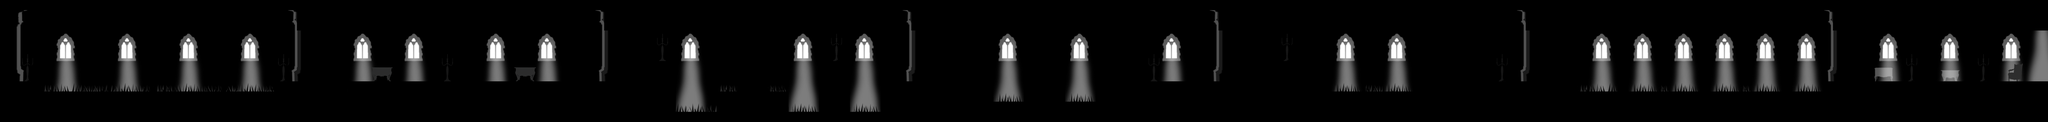

Rendered tile map (Tiled .tmx) drawn with the repository's tilesets; below, a short description and the map source with its tile grids summarised:
An orthogonal 200x12 tile map with 64x64 px tiles, 9 tile layers (Plan3, Brume, Plan2, Base, ...), 3 tilesets and 186 objects (3x 20, 3x 21, 3x 22, 3x 23, 3x 24, ...).

<map version="1.5" tiledversion="1.7.2" orientation="orthogonal" renderorder="right-down" width="200" height="12" tilewidth="64" tileheight="64" infinite="0" nextlayerid="35" nextobjectid="187">
 <editorsettings>
  <export target="Boss.json" format="json" />
 </editorsettings>
 <tileset firstgid="1" name="Tileset1" tilewidth="64" tileheight="64" tilecount="480" columns="30">
  <image source="../tilesets/Tileset1.png" width="1920" height="1080" />
 </tileset>
 <tileset firstgid="481" name="TilesetAP" tilewidth="64" tileheight="64" tilecount="480" columns="30">
  <image source="../tilesets/TilesetAP.png" width="1920" height="1080" />
 </tileset>
 <tileset firstgid="961" name="objects" tilewidth="140" tileheight="768" tilecount="12" columns="0">
  <grid orientation="orthogonal" width="1" height="1" />
  <tile id="0">
   <image width="43" height="36" source="../images/Death.png" />
  </tile>
  <tile id="1">
   <image width="64" height="17" source="../images/Plateforme.png" />
  </tile>
  <tile id="2">
   <image width="59" height="109" source="../images/Lampe.png" />
  </tile>
  <tile id="3">
   <image width="59" height="109" source="../images/LampeOn.png" />
  </tile>
  <tile id="4">
   <image width="131" height="132" source="../images/LampFx.png" />
  </tile>
  <tile id="5">
   <image width="45" height="372" source="../images/Gate.png" />
  </tile>
  <tile id="6">
   <image width="124" height="370" source="../images/GateO.png" />
  </tile>
  <tile id="7">
   <image width="23" height="317" source="../images/Next.png" />
  </tile>
  <tile id="8">
   <image width="23" height="309" source="../images/Prev.png" />
  </tile>
  <tile id="11">
   <image width="140" height="140" source="../images/TN.png" />
  </tile>
  <tile id="12">
   <image width="70" height="70" source="../images/BG.png" />
  </tile>
  <tile id="13">
   <image width="64" height="768" source="../images/Save.png" />
  </tile>
 </tileset>
 <layer id="1" name="Plan3" width="200" height="12" offsetx="-38" offsety="6">
  <data>[2400 cells, 414 non-empty, 54 distinct tile ids]</data>
 </layer>
 <layer id="2" name="Brume" width="200" height="12">
  <data>[2400 cells, 803 non-empty, 35 distinct tile ids]</data>
 </layer>
 <layer id="3" name="Plan2" width="200" height="12" offsetx="-20" offsety="0">
  <data>[2400 cells, 289 non-empty, 52 distinct tile ids]</data>
 </layer>
 <layer id="4" name="Base" width="200" height="12">
  <data>[2400 cells, 1030 non-empty, 1 distinct tile ids]</data>
 </layer>
 <objectgroup id="23" name="NextCam1">
  <object id="175" gid="968" x="1955.67" y="510.515" width="23" height="317" />
 </objectgroup>
 <objectgroup id="24" name="NextCam2">
  <object id="176" gid="968" x="3879.91" y="510.515" width="23" height="317" />
 </objectgroup>
 <objectgroup id="25" name="NextCam3">
  <object id="177" gid="968" x="5801.12" y="516.576" width="23" height="317" />
 </objectgroup>
 <objectgroup id="26" name="NextCam4">
  <object id="178" gid="968" x="7722.33" y="516.576" width="23" height="317" />
 </objectgroup>
 <objectgroup id="27" name="NextCam5">
  <object id="179" gid="968" x="9640.52" y="507.485" width="23" height="317" />
 </objectgroup>
 <objectgroup id="28" name="NextCam6">
  <object id="180" gid="968" x="11561.7" y="510.515" width="23" height="317" />
 </objectgroup>
 <objectgroup id="29" name="PrevCam1">
  <object id="181" gid="969" x="1858.7" y="500.455" width="23" height="309" />
 </objectgroup>
 <objectgroup id="30" name="PrevCam2">
  <object id="182" gid="969" x="3779.91" y="506.515" width="23" height="309" />
 </objectgroup>
 <objectgroup id="31" name="PrevCam3">
  <object id="183" gid="969" x="5698.09" y="506.515" width="23" height="309" />
 </objectgroup>
 <objectgroup id="32" name="PrevCam4">
  <object id="184" gid="969" x="7622.33" y="509.545" width="23" height="309" />
 </objectgroup>
 <objectgroup id="33" name="PrevCam5">
  <object id="185" gid="969" x="9540.52" y="509.545" width="23" height="309" />
 </objectgroup>
 <objectgroup id="34" name="PrevCam6">
  <object id="186" gid="969" x="11458.7" y="509.545" width="23" height="309" />
 </objectgroup>
 <objectgroup id="9" name="Plateformes">
  <object id="73" gid="962" x="320" y="465" width="64" height="17" />
  <object id="74" gid="962" x="544" y="403" width="64" height="17" />
  <object id="75" gid="962" x="824" y="393" width="64" height="17" />
  <object id="76" gid="962" x="1044" y="513" width="64" height="17" />
  <object id="77" gid="962" x="1288" y="449" width="64" height="17" />
  <object id="78" gid="962" x="1468" y="401" width="64" height="17" />
  <object id="79" gid="962" x="1664" y="517" width="64" height="17" />
  <object id="80" gid="962" x="1382" y="241" width="64" height="17" />
  <object id="81" gid="962" x="2470" y="383" width="64" height="17" />
  <object id="82" gid="962" x="2756" y="271" width="64" height="17" />
  <object id="83" gid="962" x="3008" y="383" width="64" height="17" />
  <object id="84" gid="962" x="3272" y="265" width="64" height="17" />
  <object id="85" gid="962" x="3512" y="381" width="64" height="17" />
  <object id="86" gid="962" x="4444" y="521" width="64" height="17" />
  <object id="87" gid="962" x="4906" y="521" width="64" height="17" />
  <object id="88" gid="962" x="4990" y="211" width="64" height="17" />
  <object id="89" gid="962" x="6304" y="463" width="64" height="17" />
  <object id="90" gid="962" x="6678" y="519" width="64" height="17" />
  <object id="91" gid="962" x="8546" y="515" width="64" height="17" />
  <object id="92" gid="962" x="9856" y="523" width="64" height="17" />
  <object id="93" gid="962" x="10054" y="401" width="64" height="17" />
  <object id="94" gid="962" x="9914" y="235" width="64" height="17" />
  <object id="95" gid="962" x="10306" y="307" width="64" height="17" />
  <object id="96" gid="962" x="10174" y="501" width="64" height="17" />
  <object id="97" gid="962" x="10366" y="521" width="64" height="17" />
  <object id="98" gid="962" x="10564" y="455" width="64" height="17" />
  <object id="99" gid="962" x="10432" y="299" width="64" height="17" />
  <object id="100" gid="962" x="10820" y="315" width="64" height="17" />
  <object id="101" gid="962" x="10692" y="519" width="64" height="17" />
  </objectgroup>
 <objectgroup id="10" name="DeathZone">
  <!-- 72 objects omitted --></objectgroup>
 <objectgroup id="17" name="TrousN">
  <!-- 9 objects omitted --></objectgroup>
 <objectgroup id="19" name="TrousN2">
  <!-- 6 objects omitted --></objectgroup>
 <objectgroup id="20" name="TrousN3">
  <!-- 5 objects omitted --></objectgroup>
 <objectgroup id="21" name="TrousN4">
  <!-- 5 objects omitted --></objectgroup>
 <objectgroup id="11" name="Checkpoints">
  <!-- 7 objects omitted --></objectgroup>
 <objectgroup id="12" name="GateOpen">
  <!-- 6 objects omitted --></objectgroup>
 <objectgroup id="13" name="LampesOn">
  <!-- 6 objects omitted --></objectgroup>
 <objectgroup id="14" name="LampFx">
  <!-- 6 objects omitted --></objectgroup>
 <objectgroup id="15" name="Lampes">
  <!-- 6 objects omitted --></objectgroup>
 <objectgroup id="16" name="Gates">
  <!-- 6 objects omitted --></objectgroup>
 <layer id="5" name="PiquesP3" width="200" height="12">
  <data>[2400 cells, 72 non-empty, 3 distinct tile ids]</data>
 </layer>
 <layer id="6" name="PiquesP2" width="200" height="12">
  <data>[2400 cells, 72 non-empty, 3 distinct tile ids]</data>
 </layer>
 <layer id="7" name="Plan1" width="200" height="12">
  <data>[2400 cells, 315 non-empty, 39 distinct tile ids]</data>
 </layer>
 <layer id="8" name="Plan0" width="200" height="12">
  <data>[2400 cells, 80 non-empty, 26 distinct tile ids]</data>
 </layer>
 <objectgroup id="22" name="Grain">
  <!-- 7 objects omitted --></objectgroup>
 <layer id="18" name="Cachemisere" width="200" height="12">
  <data>[2400 cells, 1030 non-empty, 1 distinct tile ids]</data>
 </layer>
</map>
<!-- 145 of 186 objects omitted -->
